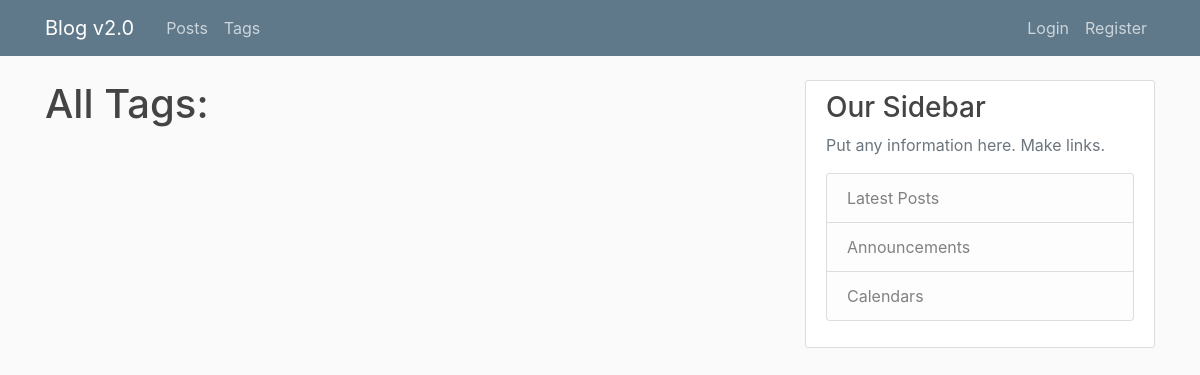
The page /tags/ on the database as committed earlier.
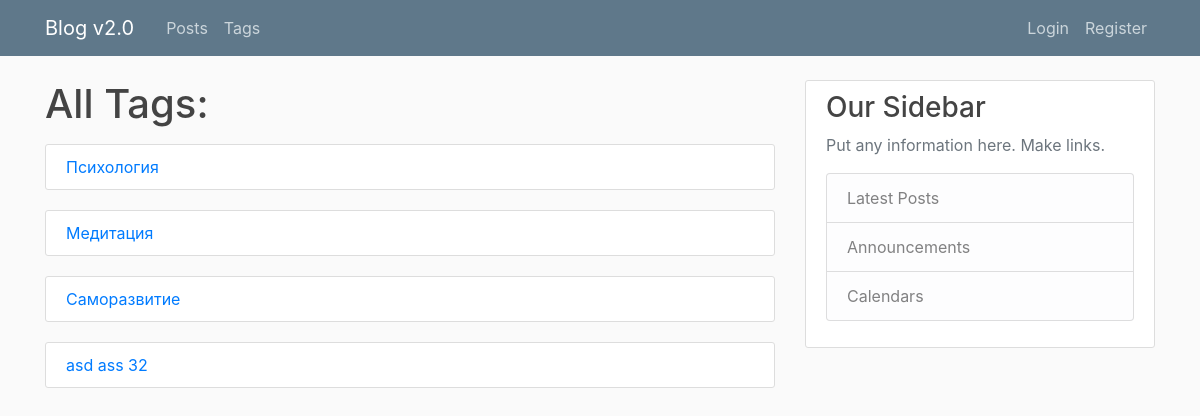
The same page on the database as committed later.
### blog/models.py (models this page shows, shortened)
class Tag(models.Model):
	title = models.CharField(max_length=50, unique = True)
	slug = models.CharField(max_length=50, unique = True, blank = True)

### blog/views.py (the view)
# urls.py: path('tags/', TagListView.as_view(), name = 'tags'),
class TagListView(ListView):
	model = Tag
	template_name = 'blog/tags.html'
	def get_context_data(self, *args, **kwargs):
		context = super(TagListView, self).get_context_data(*args, **kwargs)
		context['tags'] = self.model.objects.all()
		return context

### blog/templates/blog/tags.html (shortened to what this page needs)
{% extends 'blog/base.html' %}
{% block content %}
	<h1 class = 'mb-3'>All Tags:</h1>
	{% for tag in tags %}
	<article class="media content-section">
	    <a href="{% url 'tag-detail' tag.slug %}">{{ tag.title }}</a>
	</article>
	{% endfor %}
{% endblock %}

Rows that differ between the two databases and show on the page:
added Tag: title "Психология"
added Tag: title "Медитация"
added Tag: title "Саморазвитие"
added Tag: title "asd ass 32"
